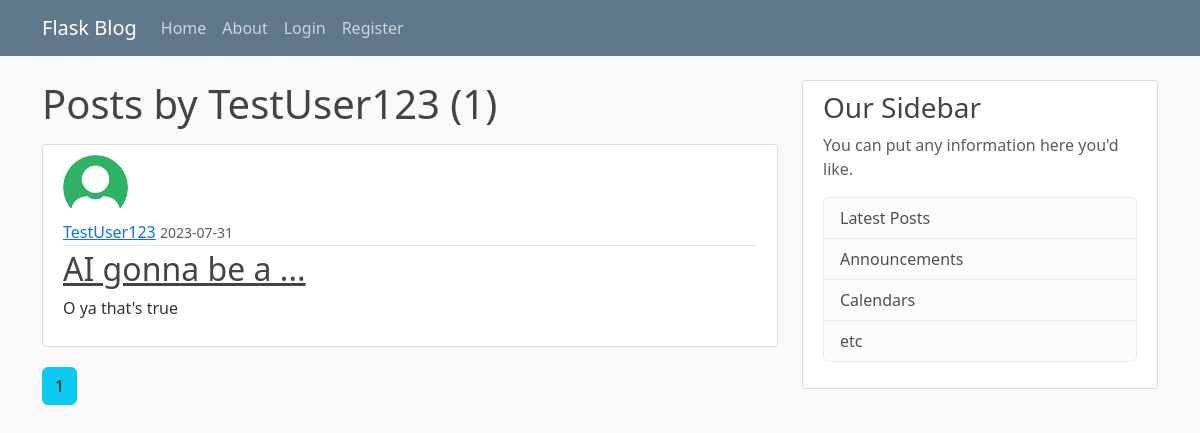
Screenshot of /user/TestUser123 with the database file from the repository.
### app/models.py (models this page shows, shortened)
class User(db.Model, UserMixin):
    id=db.Column(db.Integer, primary_key=True)
    username=db.Column(db.String(20), unique=True, nullable=False)
    email=db.Column(db.String(120), unique=True, nullable=False)
    image_file=db.Column(db.String(20), nullable=False, default='default_pic.png')
    password=db.Column(db.String(60), nullable=False)
    posts=db.relationship('Post', backref='author', lazy=True)

class Post(db.Model):
    id=db.Column(db.Integer, primary_key=True)
    title=db.Column(db.String(100),nullable=False)
    date_posted=db.Column(db.DateTime,nullable=False, default=datetime.utcnow)
    content=db.Column(db.Text, nullable=False)
    user_id=db.Column(db.Integer, db.ForeignKey('user.id'), nullable=False)

### app/users/routes.py (the view)
@users.route("/user/<string:username>")
def user_posts(username):
    page=request.args.get('page', 1, type=int)
    user=User.query.filter_by(username=username).first_or_404()
    posts=Post.query.filter_by(author=user).order_by(Post.date_posted.desc()).paginate(page=page, per_page=5)
    return render_template("user_posts.html", posts=posts, user=user)

### app/templates/user_posts.html
{% extends "layout.html" %}
{% block content %}
    <h1 class="mb-3">Posts by {{ user.username }} ({{posts.total}})</h1>
    {% for post in posts.items %}
    <article class="media content-section">
      <img class="rounded-circle article-img" src="{{ url_for('static', filename='profile_pics/' + post.author.image_file)}}">
        <div class="media-body">
          <div class="article-metadata">
            <a class="mr-2" href="{{url_for('users.user_posts', username=post.author.username)}}">{{ post.author.username }}</a>
            <small class="text-muted">{{ post.date_posted.strftime('%Y-%m-%d') }}</small>
          </div>
          <h2><a class="article-title" href="{{url_for('posts.post', post_id=post.id)}}">{{ post.title }}</a></h2>
          <p class="article-content">{{ post.content }}</p>
        </div>
      </article>
    {% endfor %}
    {% for page_num in posts.iter_pages(left_edge=1, right_edge=1, left_current=1, right_current=2) %}
      {% if page_num %}
        {% if posts.page==page_num %}
          <a class="btn btn-info mb-4" href="{{url_for('users.user_posts', username=user.username, page=page_num)}}">{{page_num}}</a>
        {% else %}
          <a class="btn btn-outline-info mb-4" href="{{url_for('users.user_posts', username=user.username, page=page_num)}}">{{page_num}}</a>
        {% endif %}
      {% else %}
      pass
      {% endif %}
    {% endfor %}
{% endblock content %}

### app/static/main.css (style rules this page uses)
body { background: #fafafa; color: #333333; margin-top: 5rem; }
h1, h2, h3, h4, h5, h6 { color: #444444; }
.content-section { background: #ffffff; padding: 10px 20px; border: 1px solid #dddddd; border-radius: 3px; margin-bottom: 20px; }
.article-title { color: #444444; }
.article-content { white-space: pre-line; }
.article-img { height: 65px; width: 65px; margin-right: 16px; }
.article-metadata { padding-bottom: 1px; margin-bottom: 4px; border-bottom: 1px solid #e3e3e3 }

### rows the page displays
User: username "TestUser123"
Post: image_file (placeholder picture), author.username "TestUser123", date_posted "2023-07-31", title "AI gonna be a ...", content "O ya that's true"

### other values shown
{{ posts.total }} "1"
{{ page_num }} "1"
